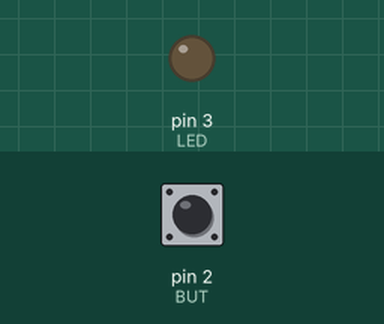
This sketch was run on a simulated Arduino Uno, built with avr-gcc and run on an emulated ATmega328P. Parts: output pins drawn as LEDs (lit = HIGH). Inputs (shaded band) come from the test bench; at power-on: pin 2 (BUT) HIGH.

Above: at 1.2 s.
1.3 s: pin 2 (BUT) pulled LOW for 0.15 s
At 1.37 s:
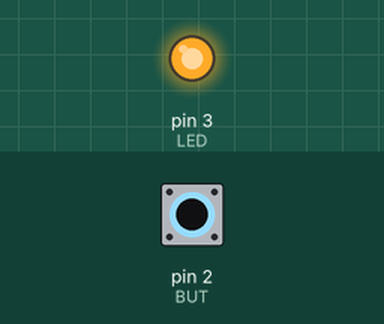
2.9 s: pin 2 (BUT) pulled LOW for 3.2 s
At 7.0 s:
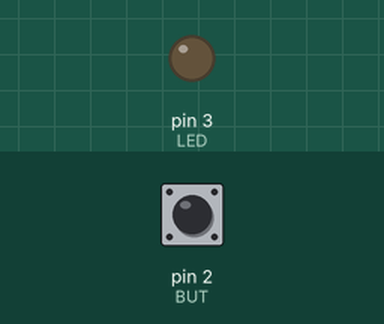
Timing chart, 0 to 8.5 s (numbered marks = the images above; inputs shaded):
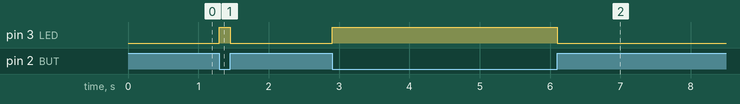

Measured:
- after the input at 1.3 s, pin 3 (LED): LOW → HIGH at once, → LOW 0.15 s later
- after the input at 2.9 s, pin 3 (LED): LOW → HIGH at once, → LOW 3.2 s later

The sketch:

button.ino
```cpp
#include<Arduino.h>
#include<HardwareSerial.h>
#define BUT 2
#define LED 3
void setup()
{
    pinMode(BUT,INPUT_PULLUP);
    pinMode(LED,OUTPUT);
    //Serial.begin(9600);
}

void loop()
{
    if (digitalRead(BUT))
    {
        digitalWrite(LED,LOW);
        //Serial.println("LOW");
    }
    else
    {
        digitalWrite(LED,HIGH);
        //Serial.println("HIGH");
    }
}
```
